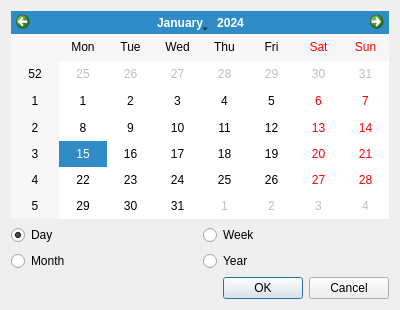
<?xml version="1.0" encoding="UTF-8"?>
<ui version="4.0">
 <class>DatePickerDialog</class>
 <widget class="QDialog" name="DatePickerDialog">
  <property name="geometry">
   <rect>
    <x>0</x>
    <y>0</y>
    <width>400</width>
    <height>310</height>
   </rect>
  </property>
  <property name="windowTitle">
   <string>Dialog</string>
  </property>
  <layout class="QVBoxLayout" name="verticalLayout">
   <item>
    <widget class="QCalendarWidget" name="calendarWidget"/>
   </item>
   <item>
    <layout class="QGridLayout" name="gridLayout">
     <item row="0" column="0">
      <widget class="QRadioButton" name="radioButtonDay">
       <property name="text">
        <string>Day</string>
       </property>
       <property name="checked">
        <bool>true</bool>
       </property>
      </widget>
     </item>
     <item row="0" column="1">
      <widget class="QRadioButton" name="radioButtonWeek">
       <property name="text">
        <string>Week</string>
       </property>
      </widget>
     </item>
     <item row="1" column="0">
      <widget class="QRadioButton" name="radioButtonMonth">
       <property name="text">
        <string>Month</string>
       </property>
      </widget>
     </item>
     <item row="1" column="1">
      <widget class="QRadioButton" name="radioButtonYear">
       <property name="text">
        <string>Year</string>
       </property>
      </widget>
     </item>
    </layout>
   </item>
   <item>
    <widget class="QDialogButtonBox" name="buttonBox">
     <property name="orientation">
      <enum>Qt::Horizontal</enum>
     </property>
     <property name="standardButtons">
      <set>QDialogButtonBox::Cancel|QDialogButtonBox::Ok</set>
     </property>
    </widget>
   </item>
  </layout>
 </widget>
 <resources/>
 <connections>
  <connection>
   <sender>buttonBox</sender>
   <signal>accepted()</signal>
   <receiver>DatePickerDialog</receiver>
   <slot>accept()</slot>
   <hints>
    <hint type="sourcelabel">
     <x>248</x>
     <y>254</y>
    </hint>
    <hint type="destinationlabel">
     <x>157</x>
     <y>274</y>
    </hint>
   </hints>
  </connection>
  <connection>
   <sender>buttonBox</sender>
   <signal>rejected()</signal>
   <receiver>DatePickerDialog</receiver>
   <slot>reject()</slot>
   <hints>
    <hint type="sourcelabel">
     <x>316</x>
     <y>260</y>
    </hint>
    <hint type="destinationlabel">
     <x>286</x>
     <y>274</y>
    </hint>
   </hints>
  </connection>
 </connections>
</ui>
